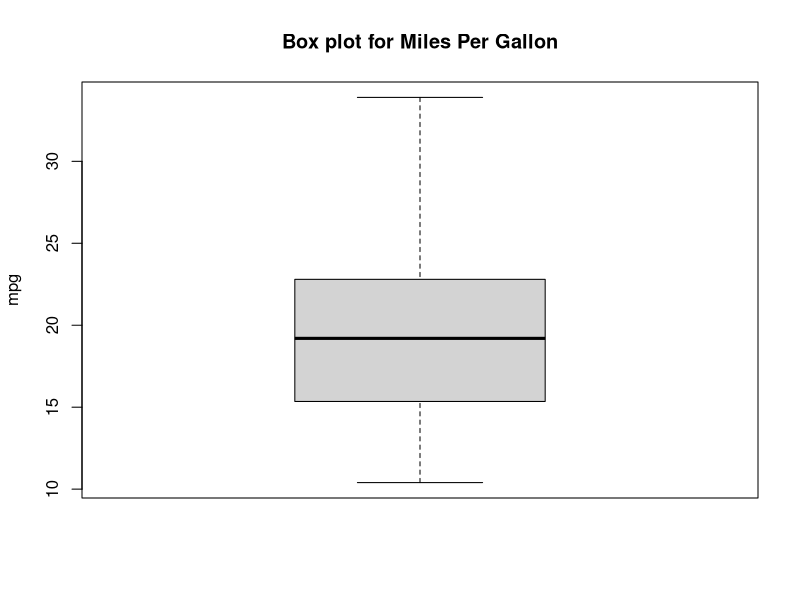
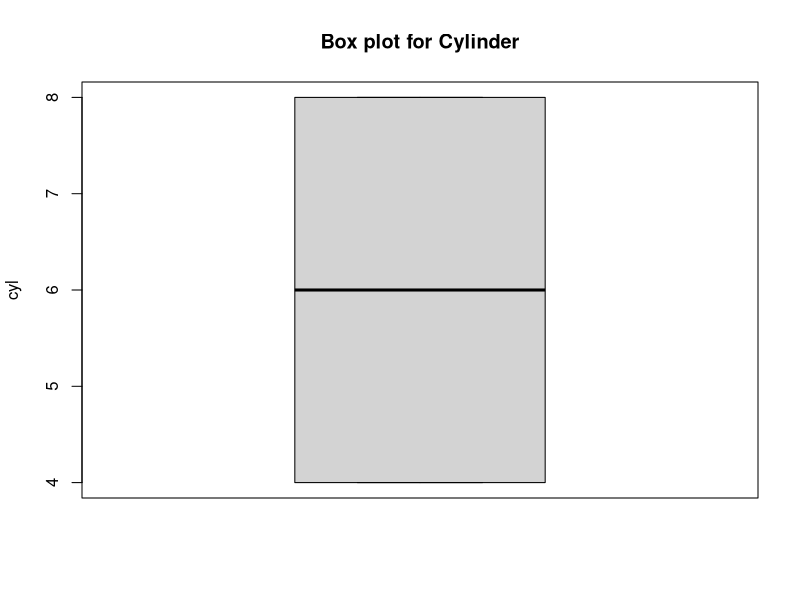

The R script that drew these images, in order:
e=mtcars
boxplot(e$mpg,main="Box plot for Miles Per Gallon",ylab="mpg")
boxplot(e$cyl,main="Box plot for Cylinder",ylab="cyl")